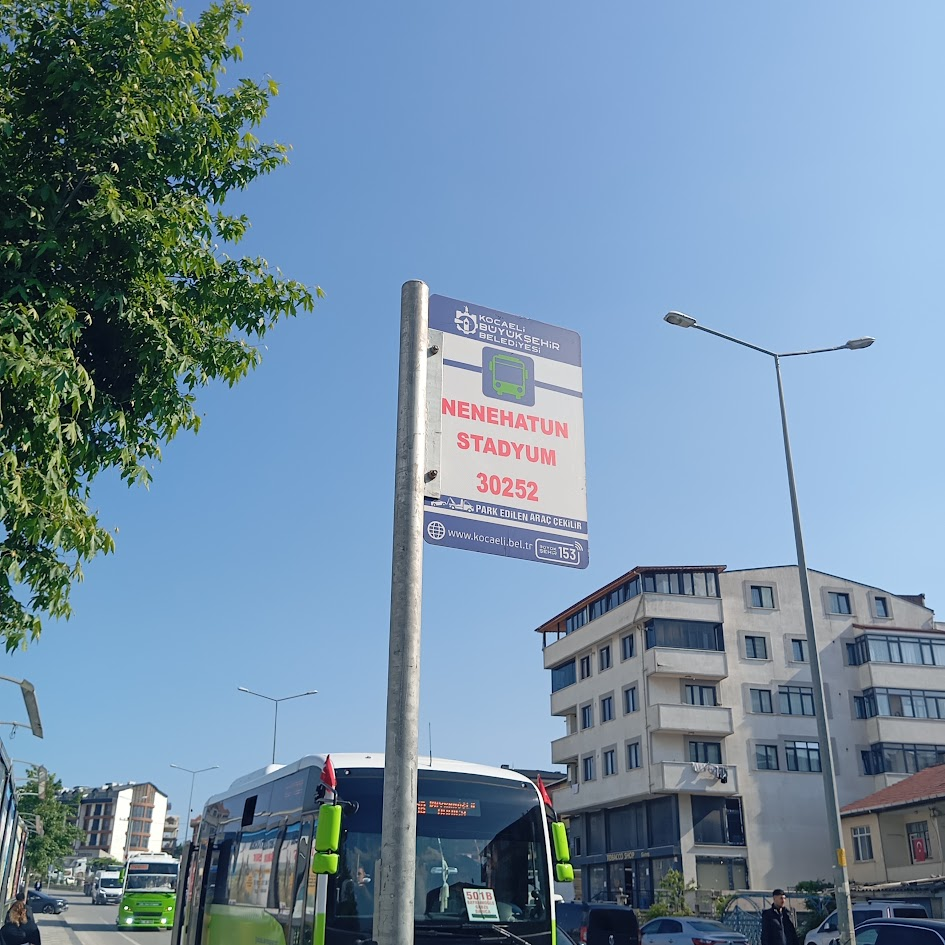
#> input picture LEGACY/input.jpg, 945 x 945 px
$ python 'import cv2.py'
#> lines starting #> are read from the running program, lines starting #| are printed output that depends on the picture
import cv2
import numpy as np

# Load or generate an RGB image
rgb_img = cv2.imread("input.jpg")
#> rgb_img is the input picture: shape (945, 945, 3); mean B, G, R 163, 141.5, 115.1

# The one-liner channel swap (RGB -> BGR or BGR -> RGB)
bgr_img = rgb_img[:, :, ::-1]

# Display side-by-side to compare original vs swapped channels
comparison = np.hstack((rgb_img, bgr_img))
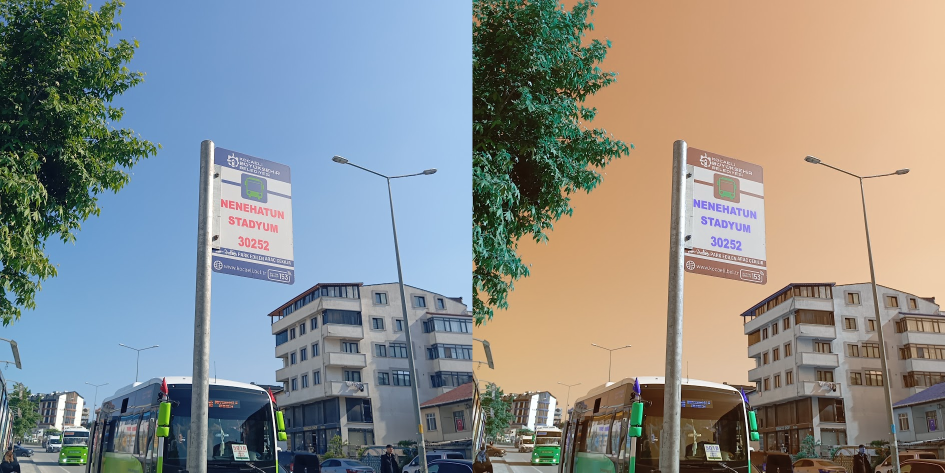
#> comparison: shape (945, 1890, 3) (shown at 1/2 size); mean B, G, R 139.1, 141.5, 139.1

cv2.imshow("Original vs BGR Swapped Channel", comparison)
cv2.waitKey(0)
cv2.destroyAllWindows()
